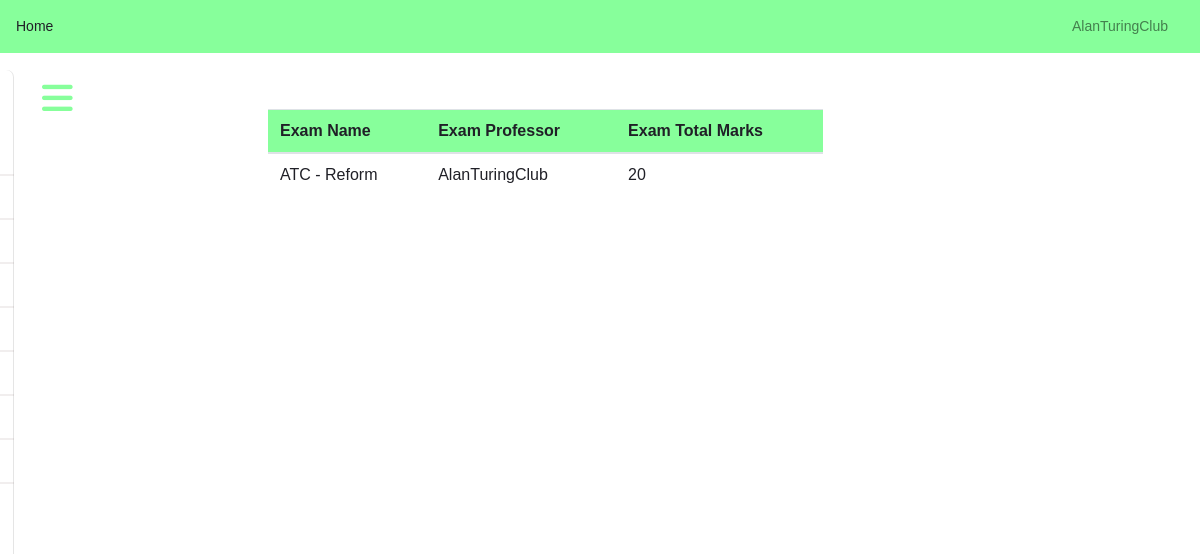
The app's page /exams/prof/viewpreviousexams/ (signed in), older data.
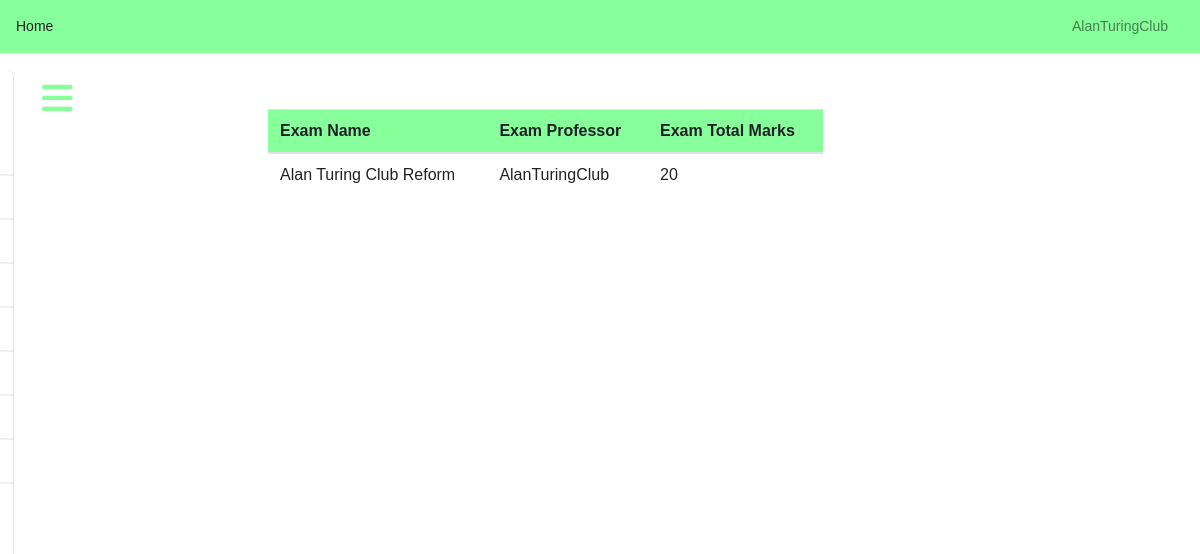
The same page, newer data.
### questions/models.py (models this page shows, shortened)
class Exam_Model(models.Model):
    professor = models.ForeignKey(User, limit_choices_to={'groups__name': "Professor"}, on_delete=models.CASCADE)
    name = models.CharField(max_length=50)
    total_marks = models.IntegerField()
    question_paper = models.ForeignKey(Question_Paper, on_delete=models.CASCADE, related_name='exams')
    start_time = models.DateTimeField(default=datetime.now())
    end_time = models.DateTimeField(default=datetime.now())

### questions/views.py (the view)
# urls.py: path('prof/viewpreviousexams/',views.view_previousexams_prof,name="faculty-previous"),
@login_required(login_url='faculty-login')
def view_previousexams_prof(request):
    prof = request.user
    student = 0
    exams = Exam_Model.objects.filter(professor=prof)
    return render(request, 'exam/previousexam.html', {
        'exams': exams,'prof': prof
    })

### templates/exam/previousexam.html (shortened to what this page needs)
{% extends 'base_faculty.html' %}
{% block body %}
<div class="row">
	<div class="col-md-2"></div>
    <div class="col-md-6">
    <div class="ml-5 container">
        {% if exams %}
                <table class="table">
                    <thead class="thead" style="color: #202027; background-color: #87ff9b">
                        <tr>
                        <th scope="col">Exam Name</th>
                        <th scope="col">Exam Professor</th>
                        <th scope="col">Exam Total Marks</th>
                        </tr>
                    </thead>
                {% for exam in exams %}
                        <tbody>
                            <tr>
                            <td>{{exam.name}}</td>
                            <td>{{exam.professor}}</td>
                            <td>{{exam.total_marks}}</td>
                            </tr>
                        </tbody>
                {% endfor %}
                </table>
        {% else %}
            <div class="jumbotron text-center bg-success">
                NO EXAMS CREATED
            </div>
        {% endif %}
    </div>
{% endblock %}

### templates/base_faculty.html (shortened to what this page needs)
{% load static %}
<html lang="en">
<head>
    <link href="{% static 'css/bootstrap.min.css' %}" rel="stylesheet">
    <link href="{% static 'css/main.css' %}" rel="stylesheet">
    <link href="{% static 'css/dashboard.css' %}" rel="stylesheet">
</head>
<body onload="document.documentElement.requestFullscreen()">
    <nav class="navbar navbar-light" style="background-color: #87ff9b">
  <a href="{% url 'faculty-index' %}" style="color:#202027">Home</a>
  <ul class="navbar-nav px-3" style="display:flex;flex-direction:row;align-items:center">
    <li class="nav-item text-nowrap">
      <a class="nav-link" href="#">{{request.user.username}}</a>
    </li>
  </ul>
</nav>
    {% include 'partials/_sidebar_faculty.html' %}
      {% block body %}
      {% endblock %}
</body>
</html>

### templates/partials/_sidebar_faculty.html (shortened to what this page needs)
{% load static %}
<label for="check">
  <i class="fas fa-bars" id="btn"></i>
</label>
<div class="sidebar">
  <header>
  </header>
  <ul>
    <ul>
      <li><a href="{% url 'faculty-index' %}">Index</a></li>
    </ul>
    <ul>
      <li><a href="{% url 'view_exams' %}">New Main Exam</a></li>
      <li><a href="{% url 'faculty-add_question_paper' %}">New Question Paper</a></li>
      <li><a href="{% url 'faculty-addquestions' %}">New Questions</a></li>
    </ul>
    <ul>
      <li><a href="{% url 'faculty-previous' %}">View Previous Exams</a></li>
      <li><a href="{% url 'faculty-student' %}">Students</a></li>
      <li><a href="{% url 'faculty-result' %}">Results</a></li>
    </ul>
    <ul>
      <form id="my_form" action="{% url 'faculty-logout' %}" method="POST">
        <li><a href="javascript:{}" onclick="document.getElementById('my_form').submit();">Logout</a></li>
      </form>
    </ul>
  </ul>
</div>

### examProject/static/css/main.css (style rules this page uses)
body { font-family: Arial, serif; }

### examProject/static/css/dashboard.css (style rules this page uses)
body { font-size: .875rem; }
.sidebar { position: fixed; top: 0; bottom: 0; left: 0; z-index: 100; padding: 48px 0 0; box-shadow: inset -1px 0 0 rgba(0, 0, 0, .1); }

### templates/base_faculty.html (style rules this page uses)
* { color: #202027; }

### templates/partials/_sidebar_faculty.html (style rules this page uses)
* { margin: 0; padding: 0; list-style: none; text-decoration: none; }
.sidebar { border-radius: 0.5em; position: fixed; top: 5em; left: -17em; width: 18em; height: 100%; background: white; transition: all .5s ease; }
.sidebar header { font-size: 2em; color: #202027; text-align: center; line-height: 2em; background: none; user-select: none; }
.sidebar li { display: block; width: 100%; line-height: 2em; font-size: 1.5em; color: #202027; padding-left: 1.5em; box-sizing: border-box; border-top: 0.1em solid rgba(116, 89, 89,0.1); }
label #btn, label #cancel { position: absolute; cursor: pointer; border-radius: 0.1em; }
label #btn { left: 1em; top: 2.1em; font-size: 2.5em; color: #87ff9b; padding: 0.2em; border: #bdaf7b; transition: all 0.5s; }

Row changes from the older to the newer data that the page shows:
removed Exam_Model: name "ATC - Reform", professor "AlanTuringClub", total_marks "20"
added Exam_Model: name "Alan Turing Club Reform", professor "AlanTuringClub", total_marks "20"
